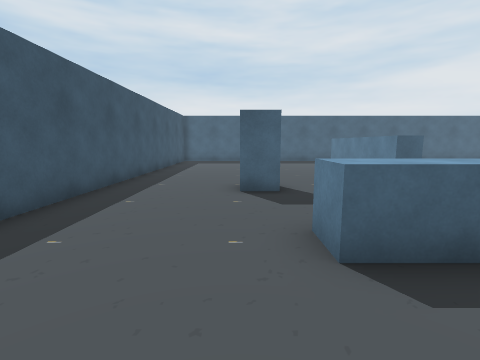
[1] (above)

16 first-person views from a walk through a Unity game level. The camera is 1.2 m above the floor, tilts 8° down and sees 85° across. The floor is counted in squares, 1 m on a side. Each view is taken from the middle of a square. On the plan, view 1 faces up. The plan holds only what a view shows up to about 12 squares ahead; the rest is blank. The place goes on beyond the plan.

[2]
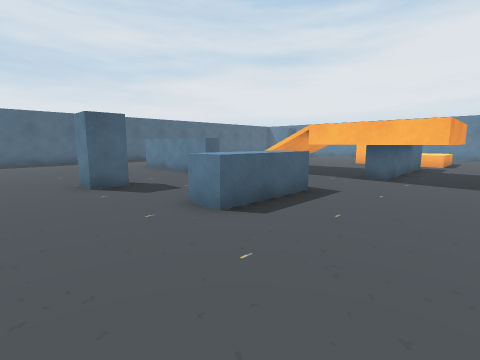

[3]
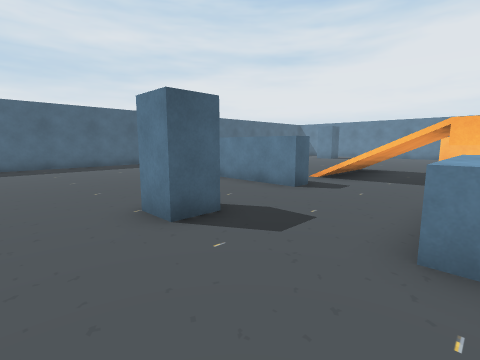

[4]
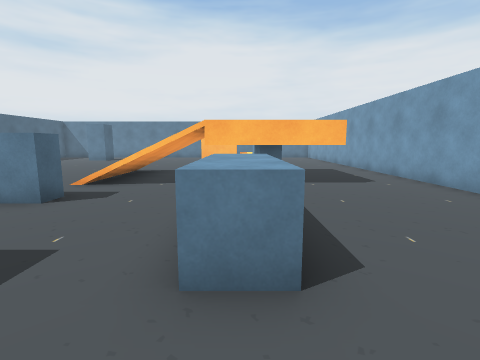

[5]
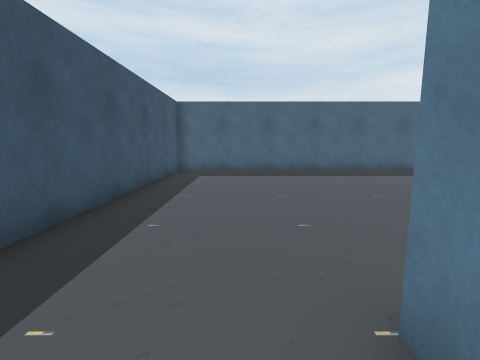

[6]
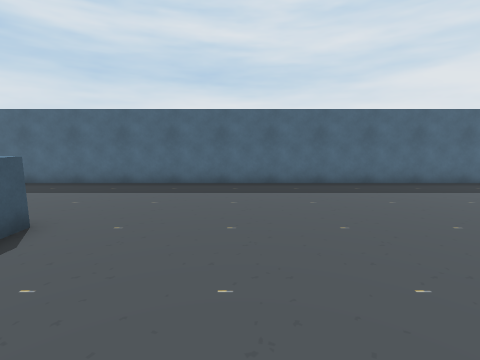

[7]
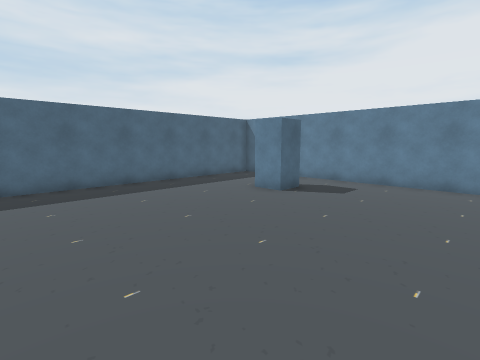

[8]
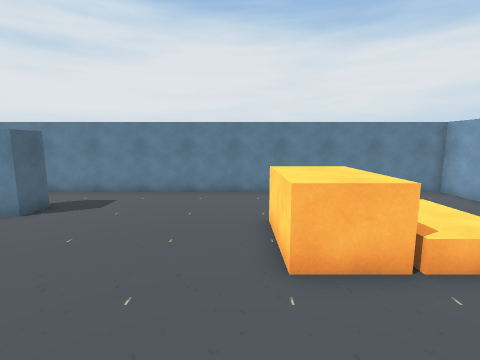

[9]
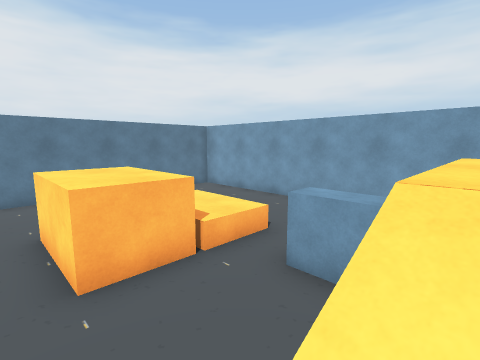

[10]
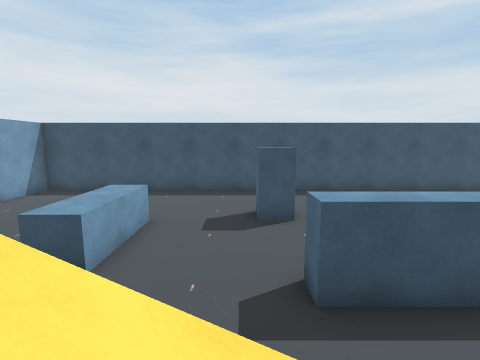

[11]
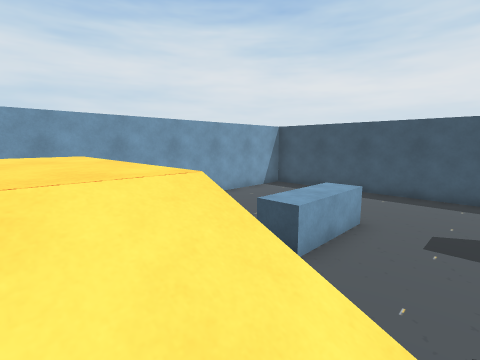

[12]
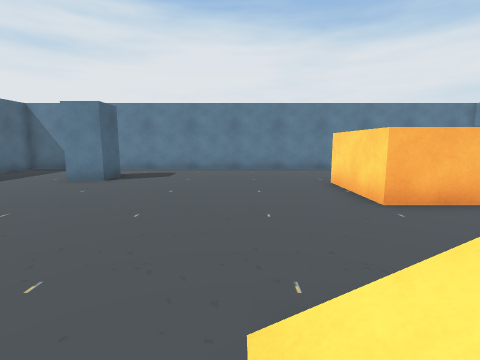

[13]
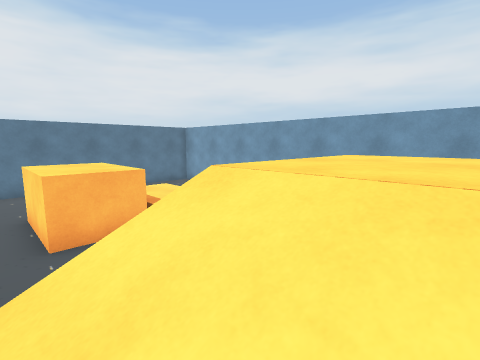

[14]
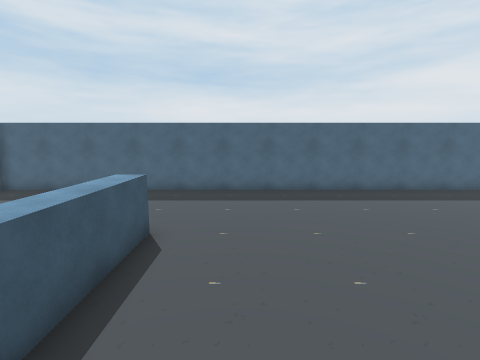

[15]
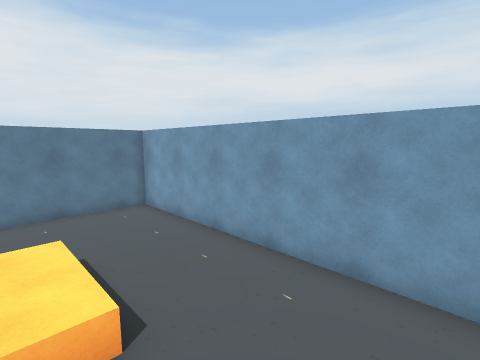

[16]
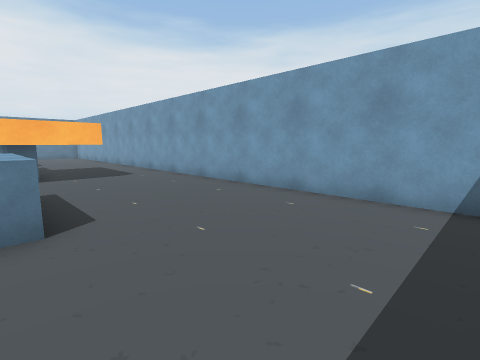

### Floor plan
Key: @ floor where view 1 was taken; # wall or solid block; . main floor; : floor 1.25 m higher than the main floor; + floor 1.75 m higher than the main floor; / step, stairs or slope; ^ raised ledge.
Columns run from 4 left of view 1 to 21 right of it. Each row starts with its distance up from view 1.
 18 ##########################
 17 #........................
 16 #........................
 15 #.......................
 14 #......................  #
 13 #.....................#..#
 12 #.......^^...............#
 11 #.......^^...............#
 10 #.......^^...............#
  9 #.......^^...............#
  8 #.......^^...............#
  7 #....#.....////..........#
  6 #..........////..........#
  5 #..........////...^^^^...#
  4 #..........////...^^^^  .#
  3 #....^^^^..++++...^^^^   #
  2 #..........++++::.^^^^ ..#
  1 #..........++++...^^^^...#
  0 #...@......#.............#
 -1 #........................#
 -2 #........................#
 -3 ##########################

Where each view was taken, in squares from view 1:
view 1: 0 up, 0 right, facing up
view 2: 1 down, 2 left, facing up-right
view 3: 3 up, 2 left, facing up-right
view 4: 3 up, 1 left, facing right
view 5: 6 up, 1 left, facing up
view 6: 7 up, 9 right, facing up
view 7: 7 up, 10 right, facing up-right
view 8: 6 up, 10 right, facing right
view 9: 6 up, 10 right, facing down-right
view 10: 6 up, 8 right, facing left
view 11: 6 up, 8 right, facing down-left
view 12: 8 up, 9 right, facing right
view 13: 6 up, 8 right, facing down-right
view 14: 6 up, 7 right, facing up
view 15: 2 up, 11 right, facing down-right
view 16: 3 up, 3 left, facing down-right
